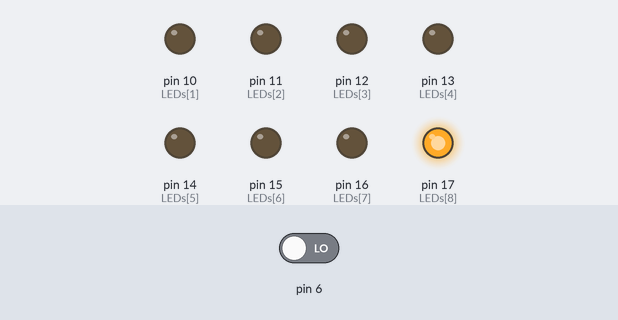
Recording of a sketch running on a simulated Arduino Uno, built with avr-gcc and run on an emulated ATmega328P. Parts: output pins drawn as LEDs (lit = HIGH). Dashed ring = blinking. The inputs (shaded band) are chosen by the test bench; at power-on: pin 6 LOW.

Above: at 4.35 s.
4.4 s: pin 6 driven HIGH
At 5.6 s:
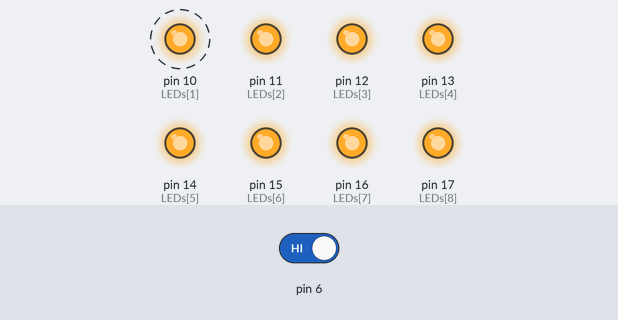
7.9 s: pin 6 driven LOW
At 8.05 s:
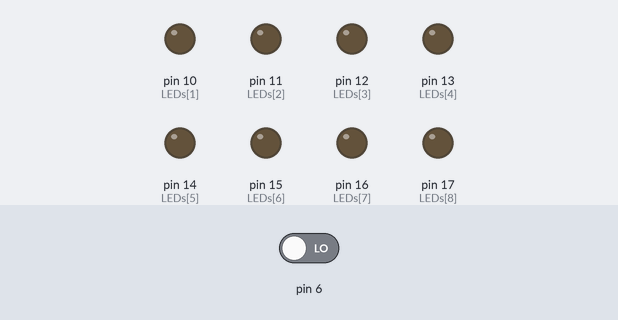
Timing chart, 0 to 17.4 s (numbered marks = the images above; inputs shaded):
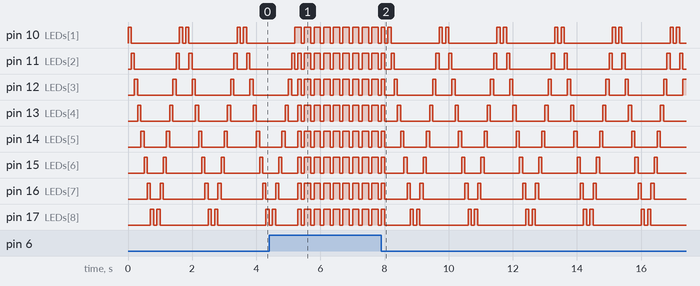

The sketch:

03.ino
```cpp
const byte LEDs[]={99,10,11,12,13,14,15,16,17};
const byte total =sizeof(LEDs);
byte index =1;
void setup() {
  for(byte i=0;i<total;i++){
    pinMode(LEDs[i],OUTPUT);
  }
  pinMode(6,INPUT);
}
void loop() {

  if(digitalRead(6))
  {
     for(byte i=1;i<total;i++)
     {
      digitalWrite(LEDs[i],HIGH);
     }
      delay(100);
      for(byte i=1;i<total;i++)
      {
       digitalWrite(LEDs[i],LOW);
      }
      delay(100);
      for(byte i=1;i<total;i++)
     {
      digitalWrite(LEDs[i],HIGH);
     }
      delay(100);
      for(byte i=1;i<total;i++)
      {
       digitalWrite(LEDs[i],LOW);
      }
  }
  else
  {
    for(;index<total;index++)
     {
      digitalWrite(LEDs[index],HIGH);
      delay(100);
      digitalWrite(LEDs[index],LOW);
      }
      for(;index>=1;index--)
      {
       digitalWrite(LEDs[index],HIGH);
        delay(100);
        digitalWrite(LEDs[index],LOW);
    }
  }

}
```

Measured:
- by itself, pin 10 (LEDs[1]): repeats every 1.8 s: LOW 0.10 s, HIGH 0.10 s, LOW 1.5 s, HIGH 0.10 s
- by itself, pin 11 (LEDs[2]): moves between LOW and HIGH, repeating every 3.6 s
